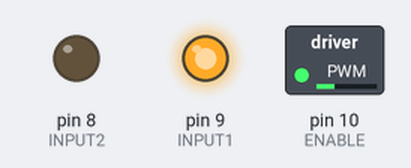
Bench run of a sketch on a simulated Arduino Uno, built with avr-gcc and run on an emulated ATmega328P. On the bench: switched loads named in the sketch (green lamp = pin HIGH), output pins drawn as LEDs (lit = HIGH).

Above: at 0.05 s.
At 5.4 s:
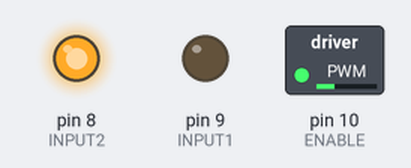
At 12.95 s:
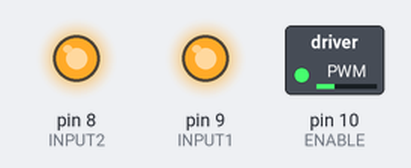
Timing chart, 0 to 15.0 s (numbered marks = the images above):
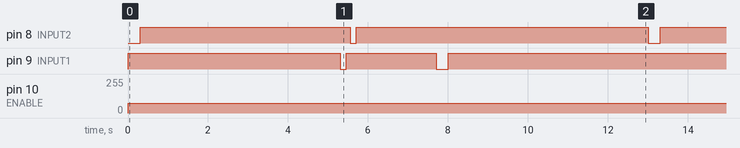

The sketch:

scare_test.ino
```cpp
//Michael Crockett
//Door_operation_test_safe
//1/29/2021


#define INPUT1     9
#define INPUT2     8
#define ENABLE  10

#define Low 75 // determined as the optimal speed after testing

int Speed;

void Forward(void){ //Starts the motor in a counterclockwise rotation in order to open the door
  analogWrite(ENABLE, Speed);
  digitalWrite(INPUT1, HIGH);
  digitalWrite(INPUT2, LOW);
}

void Backward(void){ //Starts the motor in a counterclockwise rotation in order to close the door
  analogWrite(ENABLE, Speed);
  digitalWrite(INPUT1, LOW);
  digitalWrite(INPUT2, HIGH);
}


void stopped(void){//Funtion stops motor by setting both inputs to high
  digitalWrite(INPUT1, HIGH);
  digitalWrite(INPUT2, HIGH);
}

void opening(void) {
  Forward(); //opens door
  delay(300);
  stopped();
}

void closing(void) {
  Backward(); //closes door
  delay(300);
  stopped();
}
void feint(void) {// Partly closes door and then reopens to scare chickens away from door.
  Backward();
  delay(150);
  stopped();
  delay(100);
  Forward();
  delay(150);
  stopped();
}

void setup() {

  Serial.begin(9600);

  pinMode(ENABLE, OUTPUT);
  pinMode(INPUT1, OUTPUT);
  pinMode(INPUT2, OUTPUT);
}

void loop() {
  Speed=Low; // Testing showed that 75 was about as slow as it could be set while still maintaining reliable operation.
  opening();
  delay(5000);
  feint();
  delay(2000);
  closing();
  delay(5000);
}
```

Measured:
- by itself, pin 8 (INPUT2): repeats every 13.0 s: LOW 0.15 s, HIGH 7.3 s, LOW 0.30 s, HIGH 5.3 s
- by itself, pin 9 (INPUT1): repeats every 13.0 s: LOW 0.15 s, HIGH 2.3 s, LOW 0.30 s, HIGH 10.3 s
- by itself, pin 10 (ENABLE): 0/255 → 75/255 at 0.00 s
